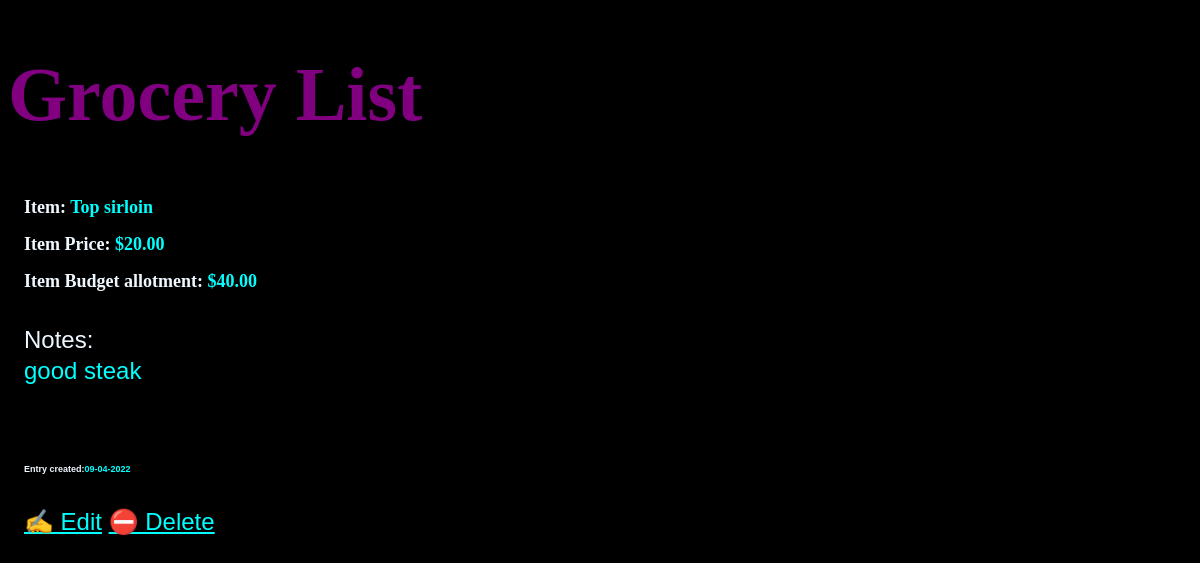
The page /list_items/11 on the database as committed earlier.
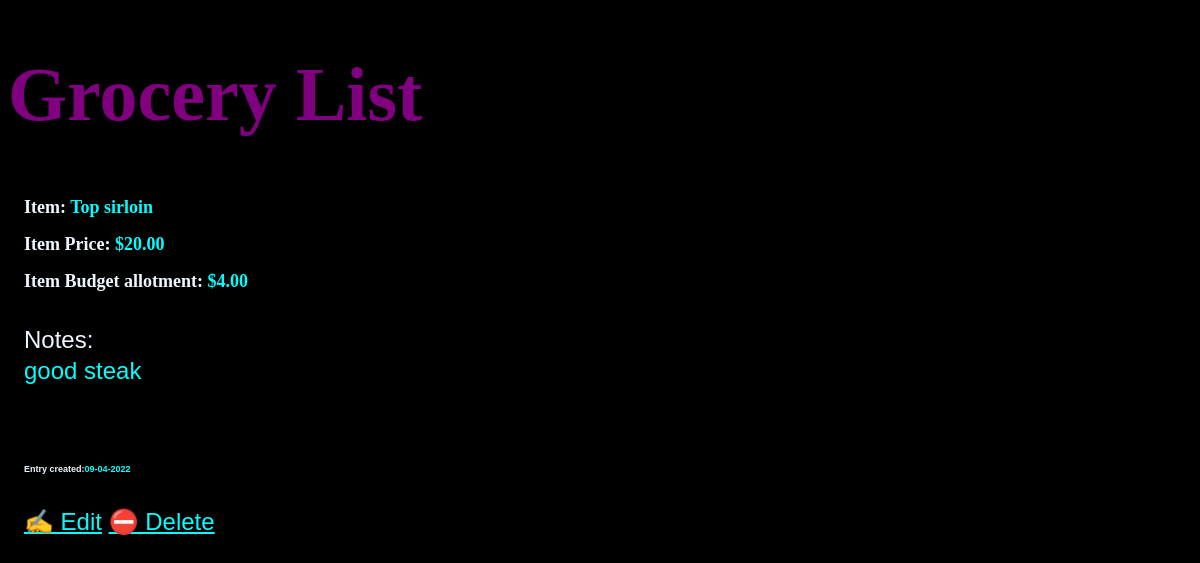
The same page on the database as committed later.
### list_items/models.py (models this page shows, shortened)
class List_items(models.Model):
    groc_item = models.CharField(max_length=70)
    notes = models.TextField()
    item_price = models.DecimalField(max_digits=8, decimal_places=2)
    budget = models.DecimalField(max_digits=8, decimal_places=2)
    date_created = models.DateTimeField(default=timezone.now)
    class Meta:
        verbose_name_plural = "ListItems"

### list_items/views.py (the view)
class List_itemsDetailView(DetailView):
    model = List_items

### list_items/templates/list_items/list_items_detail.html
{% extends "list_items/base.html" %}
{% block content %}
<article>
    <h3><span id="grocitemspan">Item: </span>{{ list_items.groc_item }}</h3>
    <br>
    <h4><span id="itemspan">Item Price: </span> ${{ list_items.item_price }}</h4>
    <br>
    <h5><span id="budgetspan">Item Budget allotment: </span>${{ list_items.budget }}</h5>
    <br>
    <p><span id="notespan">Notes:</span><br>
        {{ list_items.notes }}
    </p>
    <br><br>
    <h6><span id="datespan">Entry created:</span>{{ list_items.date_created|date:'m-d-Y' }}</h6>
</article>
<p>
    <a href="{% url 'list_items-update' list_items.id %}">✍️ Edit</a>
    <a href="{% url 'list_items-delete' list_items.id %}">⛔ Delete</a>
</p>
{% endblock %}

Rows that differ between the two databases and show on the page:
changed List_items "good steak": budget "40.00" → "4.00"
